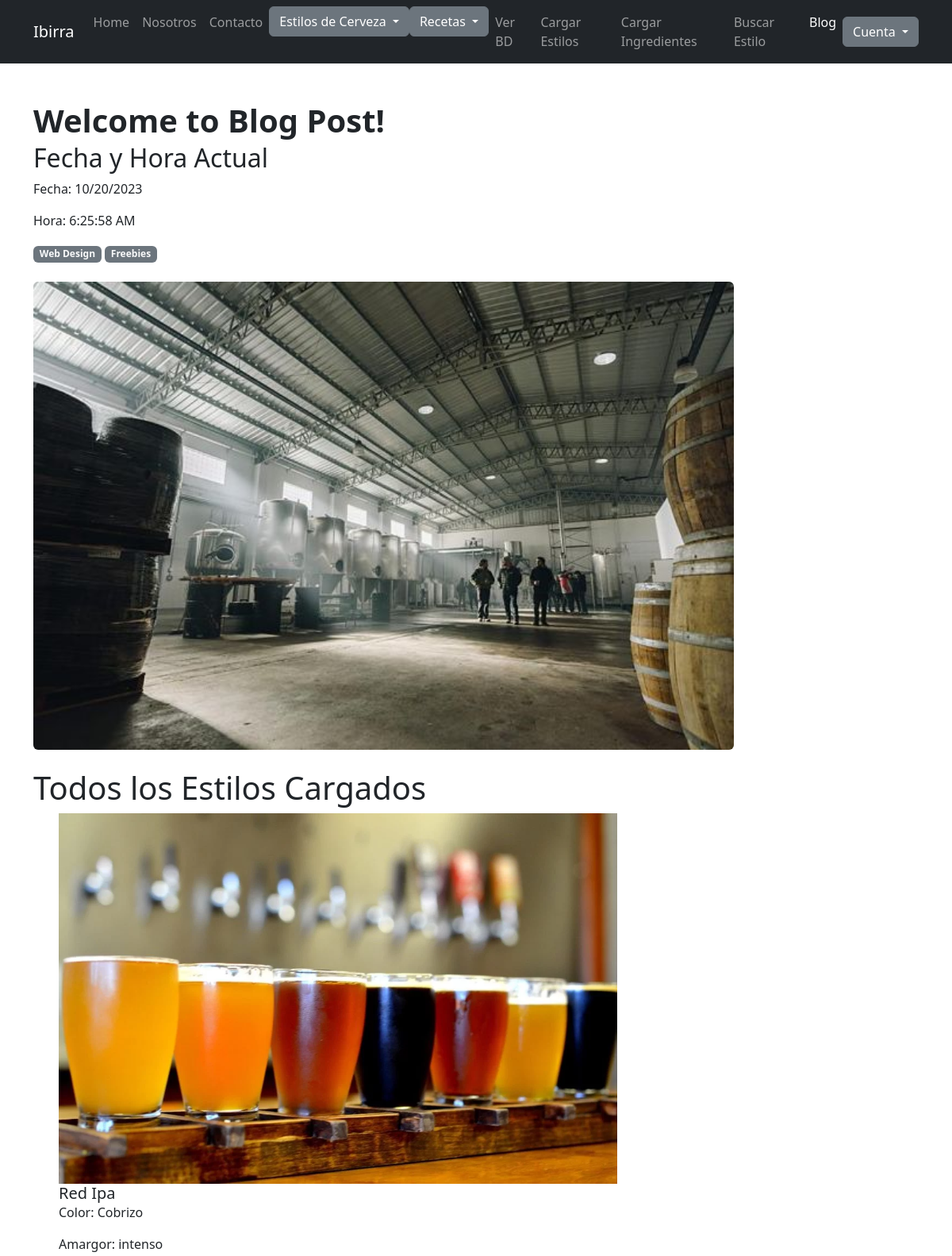
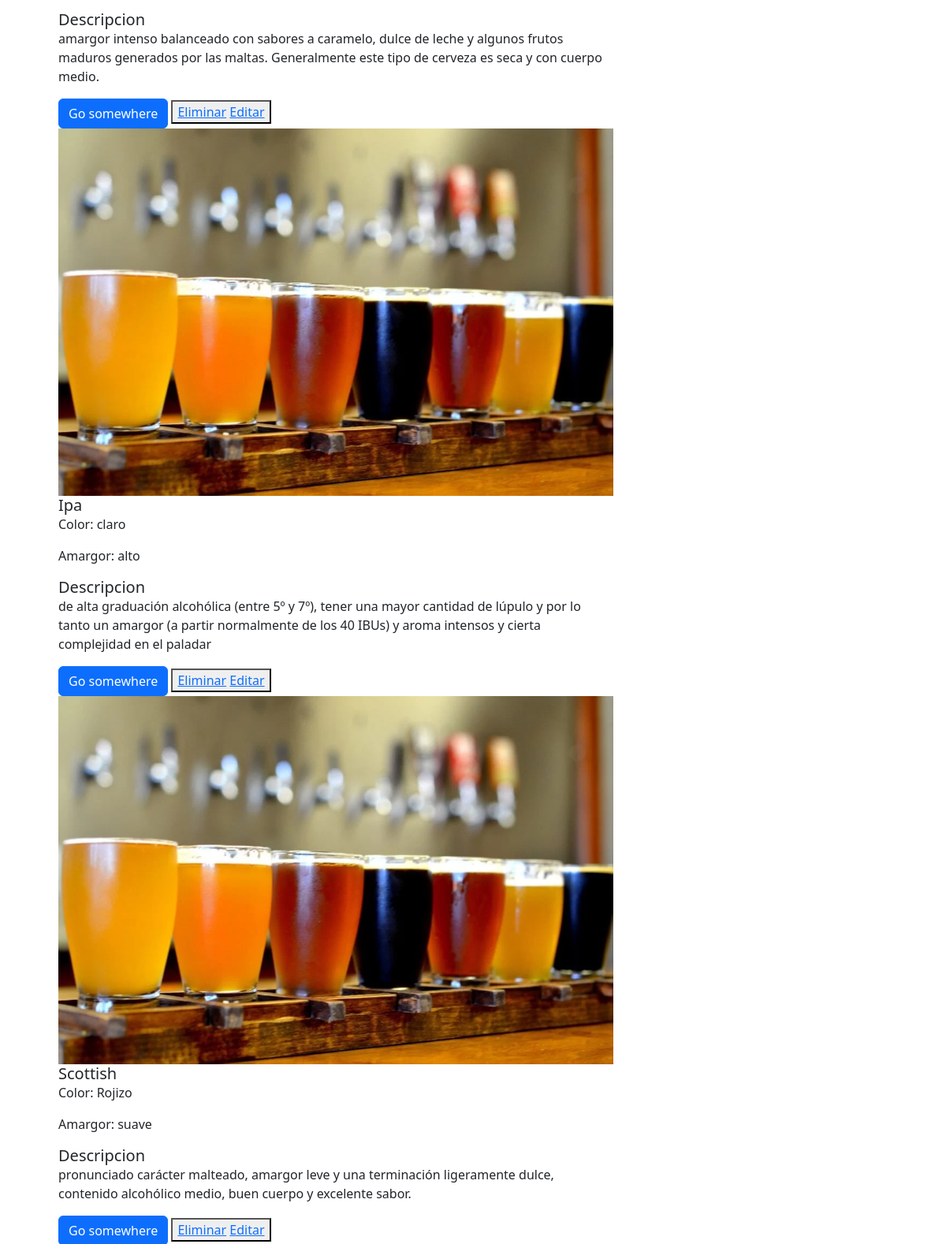
Page /App/verBD/ (upper part) on the committed database (2 pictures, top to bottom).
### Appfinal/models.py (models this page shows, shortened)
class Estilos(models.Model):
    nombre = models.CharField(max_length=40)
    color = models.CharField(max_length=40)
    amargor = models.CharField(max_length=40)
    descripcion = models.TextField(max_length=200)

### Appfinal/views.py (the view)
# urls.py: path('verBD/', ver_BD, name="VerBD" ),
def ver_BD(request):
    estilos = Estilos.objects.all()  # trae todos los cursos
    contexto = {"estilos": estilos}
    return render(request, "Appfinal/leer_BD.html", contexto)

### Appfinal/context_processors.py (called while the page is built, shortened)
def custom_user(request):
    context = auth(request)
    user = context['user']
    return context

### Appfinal/template/Appfinal/leer_BD.html
{% extends "Appfinal/index.html" %}
{% load static %}
{% block section1 %}
<h1>Todos los Estilos Cargados</h1>
<ul>
    {% for estilo in estilos %}
        <img src="{% static 'Appfinal\imagenes\estilos.jpg'%}" class="card-img-top" alt="...">
              <h5 class="card-title">{{ estilo.nombre }}</h5>
              <p class="card-text">Color: {{ estilo.color }}</p>
              <p class="card-text">Amargor: {{ estilo.amargor }}</p>
              <h5 class="card-title"> Descripcion </h5>
              <p class="card-text">{{ estilo.descripcion }}</p>
              <a href="#" class="btn btn-primary">Go somewhere</a>
      <button>
          <a onclick="return confirm('¿Estás seguro de que deseas eliminar el estilo?')" href="{% url 'DeleteEstilo' estilo.id %}">Eliminar</a>
          <a href="{% url 'EditarEstilo' estilo.id %}">Editar</a>
      </button>
  {% endfor %}
</ul>
{% endblock %}

### Appfinal/template/Appfinal/index.html (shortened to what this page needs)
<!DOCTYPE html>
{% load static %}
<html lang="en">
    <head>
        <link href="{% static 'Appfinal/css/styles.css' %}" rel="stylesheet" />
    </head>
    <body>
        <nav class="navbar navbar-expand-lg navbar-dark bg-dark">
            <div class="container">
                <a class="navbar-brand" href="#!">Ibirra</a>
                <div class="collapse navbar-collapse" id="navbarSupportedContent">
                    <ul class="navbar-nav ms-auto mb-2 mb-lg-0">
                        <li class="nav-item"><a class="nav-link" href="{% url 'Inicio' %}">Home</a></li>
                        <li class="nav-item"><a class="nav-link" href="{% url 'Nosotros' %}">Nosotros</a></li>
                        <li class="nav-item"><a class="nav-link" href="#!">Contacto</a></li>
                        <div class="dropdown">
                            <button class="btn btn-secondary dropdown-toggle" type="button" id="dropdownMenuButton1" data-bs-toggle="dropdown" aria-expanded="false">
                                Estilos de Cerveza
                            </button>
                        </div>
                        <div class="dropdown">
                            <button class="btn btn-secondary dropdown-toggle" type="button" id="dropdownMenuButton1" data-bs-toggle="dropdown" aria-expanded="false">
                                Recetas
                            </button>
                        </div>
                        <li class="nav-item"><a class="nav-link" href="{% url 'VerBD' %}">Ver BD</a></li>
                        <li class="nav-item"><a class="nav-link" href="{% url 'CargarEstilo' %}">Cargar Estilos</a></li>
                        <li class="nav-item"><a class="nav-link" href="{% url 'CargarIngredientes' %}">Cargar Ingredientes</a></li>
                        <li class="nav-item"><a class="nav-link" href="{% url 'BuscarEstilo' %}">Buscar Estilo</a></li>
                        <li class="nav-item"><a class="nav-link active" aria-current="page" href="{% url 'Blog' %}">Blog</a></li>
                    </ul>
                </div>
                {% if request.user.is_authenticated %}
                {% if user_avatar %}
                <img src="{{user_avatar}}" alt="" style="height: 40px;width: 50px;">
                {% endif %}
                <div class="dropdown">
                    <button class="btn btn-secondary dropdown-toggle" type="button" id="dropdownMenuButton1" data-bs-toggle="dropdown" aria-expanded="false">
                        {{ request.user.username }}
                    </button>
                    <ul class="dropdown-menu" aria-labelledby="dropdownMenuButton1">
                        <li><a class="dropdown-item" href="{% url 'EditarPerfil' %}">EditarPerfil</a></li>
                        <li><a class="dropdown-item" href="{% url 'Logout' %}">Cerrar sesión</a></li>
                    </ul>
                </div>
                {% else %}
                <div class="dropdown">
                                  <button class="btn btn-secondary dropdown-toggle" type="button" id="dropdownMenuButton1" data-bs-toggle="dropdown" aria-expanded="false">
                                      Cuenta
                                  </button>
                              </div>
                          {% endif %}
            </div>
        </nav>
        <div class="container mt-5">
            <div class="row">
                <div class="col-lg-8">
                    <article>
                        <header class="mb-4">
                            <h1 class="fw-bolder mb-1">Welcome to Blog Post!</h1>
                                <body>
                                  <h2>Fecha y Hora Actual</h2>
                                  <p id="fecha"></p>
                                  <p id="hora"></p>
                                </body>
                            <a class="badge bg-secondary text-decoration-none link-light" href="#!">Web Design</a>
                            <a class="badge bg-secondary text-decoration-none link-light" href="#!">Freebies</a>
                        </header>
                        <figure class="mb-4">
                            <img class="img-fluid rounded" src="{% static 'Appfinal\imagenes\cerveza-artesanal_1.jpg'%}" alt="Cervesa Artesanal" style="width: 120%; max-width: 1300px;">
                        </figure>
                        {% block section1 %}
                        {% endblock %}
               <br>
               <br>
               <br>
    </body>
</html>

### rows in the picture
Estilos: nombre "Red Ipa", color "Cobrizo", amargor "intenso", descripcion "amargor intenso balanceado con sabores a caramelo, dulce de leche y algunos frutos maduros generados por las maltas. Generalmente este tipo de cerveza es seca y con cuerpo medio."
Estilos: nombre "Ipa", color "claro", amargor "alto", descripcion "de alta graduación alcohólica (entre 5º y 7º), tener una mayor cantidad de lúpulo y por lo tanto un amargor (a partir normalmente de los 40 IBUs) y aroma intensos y cierta complejidad en el paladar"
Estilos: nombre "Scottish", color "Rojizo", amargor "suave", descripcion "pronunciado carácter malteado, amargor leve y una terminación ligeramente dulce, contenido alcohólico medio, buen cuerpo y excelente sabor."
